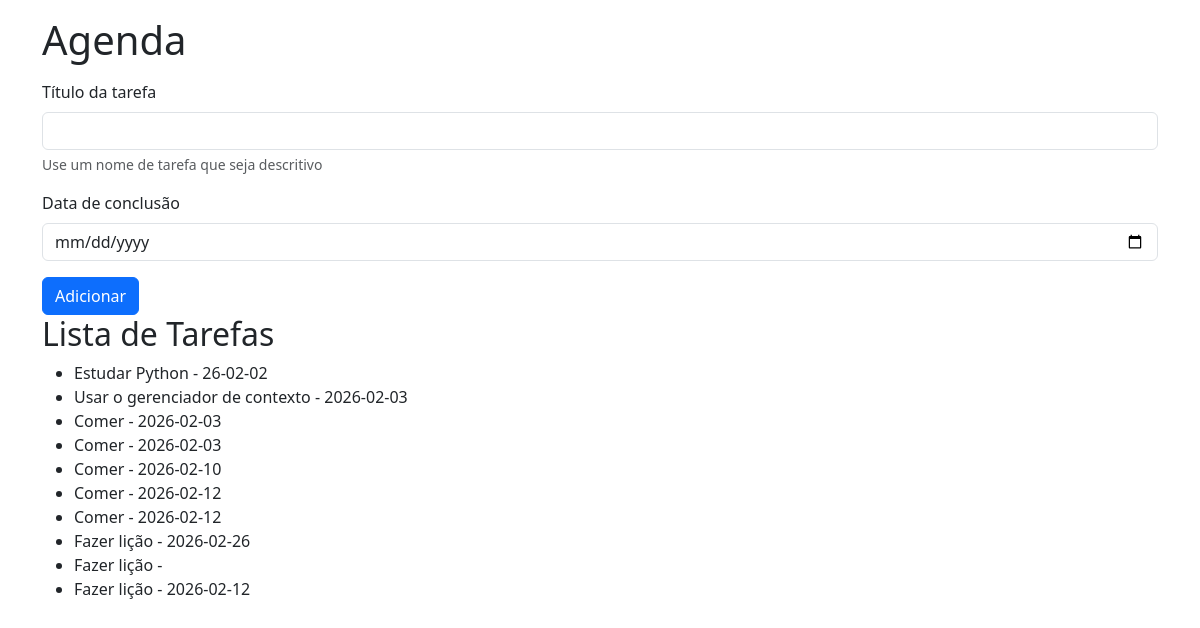
Page /agenda on the earlier database version.
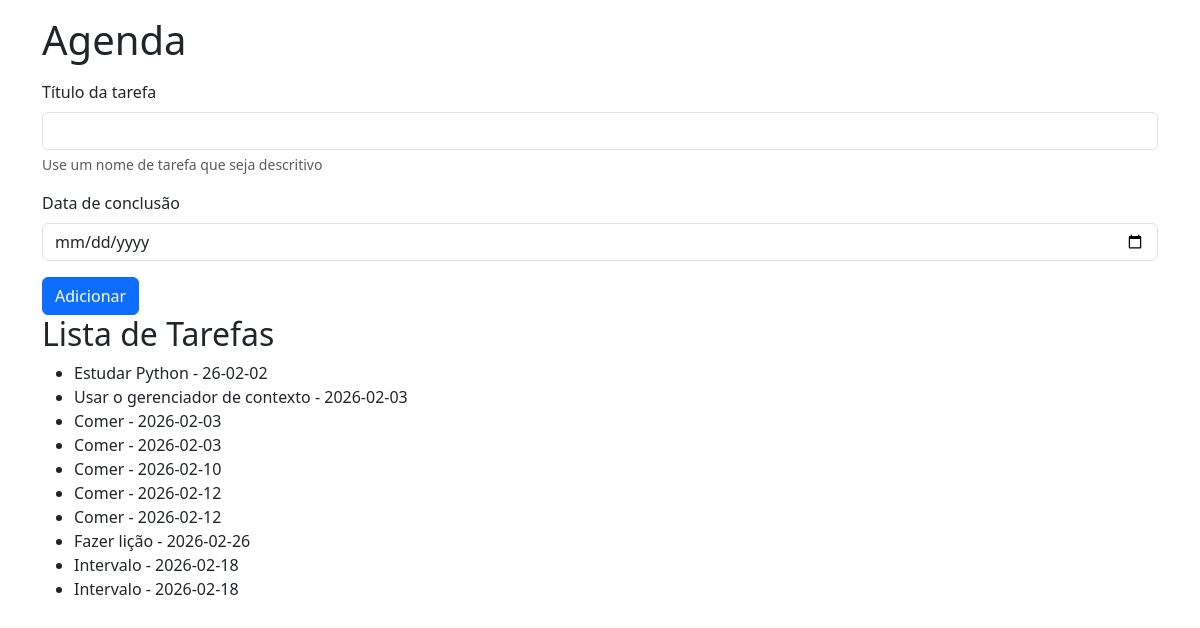
Same page on the later database version.
### tables this page shows
CREATE TABLE tarefas (
        id INTEGER PRIMARY KEY AUTOINCREMENT,
        titulo_tarefa TEXT NOT NULL,
        data_conclusao TEXT);

### app.py (the view)
@app.route('/agenda', methods=['GET', 'POST'])
def agenda():
    tarefa = None
    if request.method == 'POST':
        titulo_tarefa = request.form['titulo-tarefa']
        data_conclusao = request.form['data-conclusao']
        tarefa = Tarefa(titulo_tarefa, data_conclusao)
        tarefa.salvar_tarefa()
    tarefas = Tarefa.obter_tarefas()
    return render_template('agenda.html', titulo='Agenda', tarefas=tarefas)

### models/database.py (called while the page is built)
    def buscar_tudo(self, query: str, params: tuple = ()) -> list[Any]:
        self.cursor.execute(query, params)
        return self.cursor.fetchall()

    def close(self) -> None:
        self.connection.close()

    def __enter__(self):
        return self

    def __exit__(self, exc_type, exc_value, traceback):
        self.close()

### models/tarefa.py (called while the page is built)
    @staticmethod
    def obter_tarefas() -> list[Self]:
        with Database('./data/tarefas.sqlite3') as db:
            query: str = 'SELECT titulo_tarefa, data_conclusao FROM tarefas;'
            resultados: list[Any] = db.buscar_tudo(query)
            tarefas: list[Self] = [Tarefa(titulo, data) for titulo, data in resultados]
            return tarefas

### templates/agenda.html
    {% extends "base.html" %}
    {% block content %}
    <form class="mt-3" method="POST">
            <div class="mb-3">
                <label for="titulo-tarefa" class="form-label">Título da tarefa</label>
                <input type="text" class="form-control" name = "titulo-tarefa" d="titulo-tarefa" aria-describedby="ajudaNomeTarefa" required>
                <div id="ajudaNomeTarefa" class="form-text">Use um nome de tarefa que seja descritivo</div>
            </div>
            <div class="mb-3">
                <label for="data-conclusao" class="form-label">Data de conclusão</label>
                <input type="date" class="form-control" name="data-conclusao" id="data-conclusao">
            </div>
            <button type="submit" class="btn btn-primary">Adicionar</button>
    </form>
<h2>Lista de Tarefas</h2>
    {% if tarefas %}
        <ul>
            {% for tarefa in tarefas %}
                <li>{{ tarefa.titulo_tarefa }} - {{ tarefa.data_conclusao }}</li>
            {% endfor %}
        </ul>
    {% else %}
        <p>Nenhuma tarefa cadastrada</p>
    {% endif %}
    {% endblock %}

### templates/base.html (shortened to what this page needs)
<!DOCTYPE html>
<html lang="pt-br">
<head>
    <link rel="stylesheet" href="{{ url_for('static', filename='style.css') }}">
    <link href="https://cdn.jsdelivr.net/npm/bootstrap@5.3.8/dist/css/bootstrap.min.css" rel="stylesheet">
</head>
<body class="container ">
    <h1 class="mt-3">{{ titulo }}</h1>
    {% block content %}{% endblock %}
</body>
</html>

Differences in the rows shown:
removed tarefas: titulo_tarefa "Fazer lição"
removed tarefas: titulo_tarefa "Fazer lição", data_conclusao "2026-02-12"
added tarefas: titulo_tarefa "Intervalo", data_conclusao "2026-02-18"
added tarefas: titulo_tarefa "Intervalo", data_conclusao "2026-02-18"
